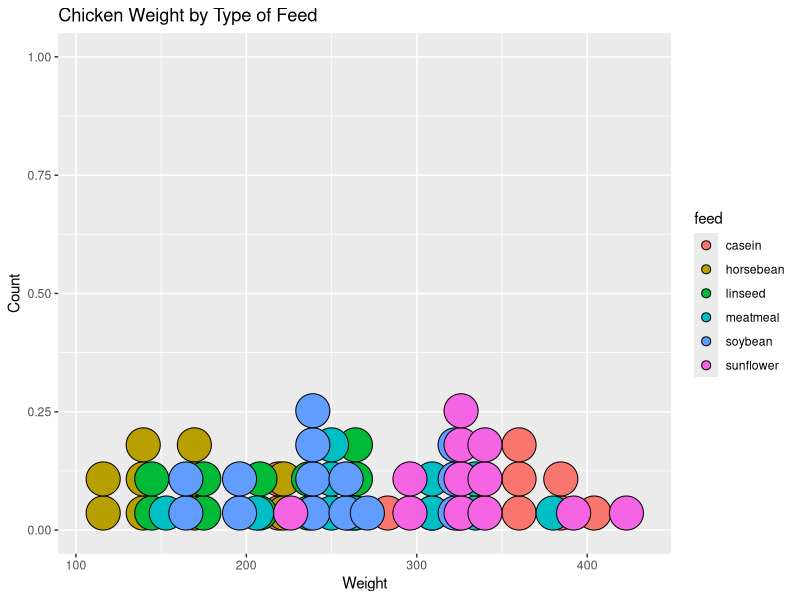
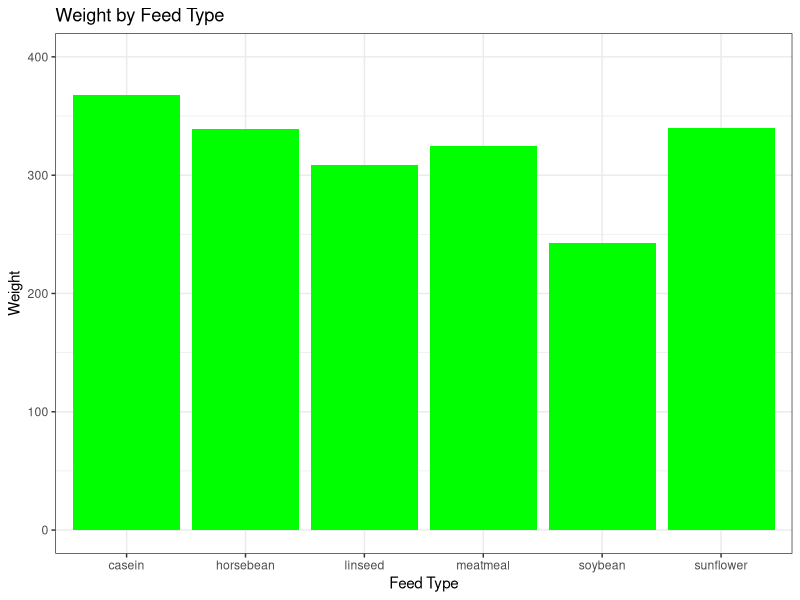
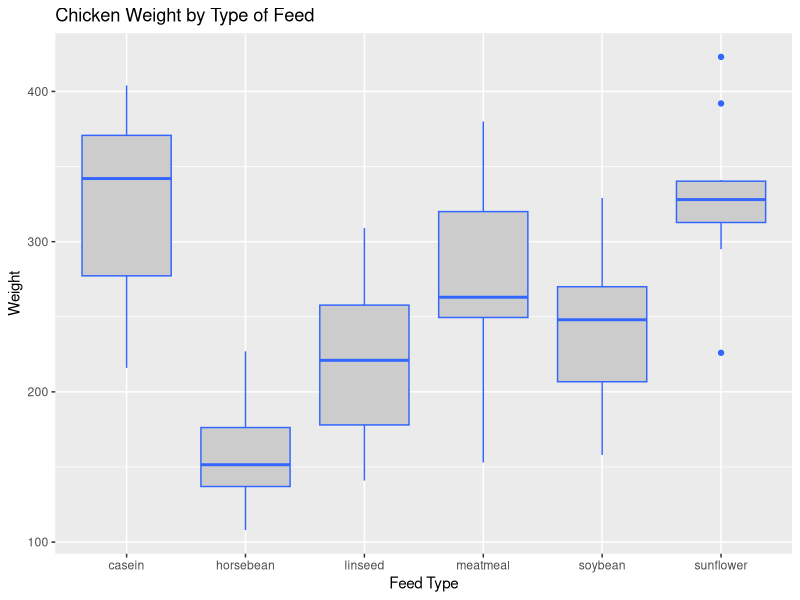

Source code (R) for these figures, in order:
## ---- chunk 1


require(ggplot2)
?chickwts
cwt <- chickwts
cwt


aggregate(cwt$weight ~ cwt$feed, FUN=mean)
ggplot(cwt, aes(x = weight, fill=feed)) + geom_dotplot(binwidth = 20) + ylab("Count") + xlab("Weight") + ggtitle("Chicken Weight by Type of Feed")



ggplot(cwt, aes(x = feed, y = weight)) +
         geom_bar(stat="identity", fill= "green") + 
         ggtitle("Weight by Feed Type") +
         theme_bw()  +
        ylim(0,400)   +
        ylab("Weight") + xlab("Feed Type")

ggplot(cwt, aes(x = feed, y = weight)) +
  geom_boxplot(fill = "grey80", colour = "#3366FF") +
  ggtitle("Chicken Weight by Type of Feed") +
  ylab("Weight") + xlab("Feed Type") +
  ggtitle("Chicken Weight by Type of Feed")
